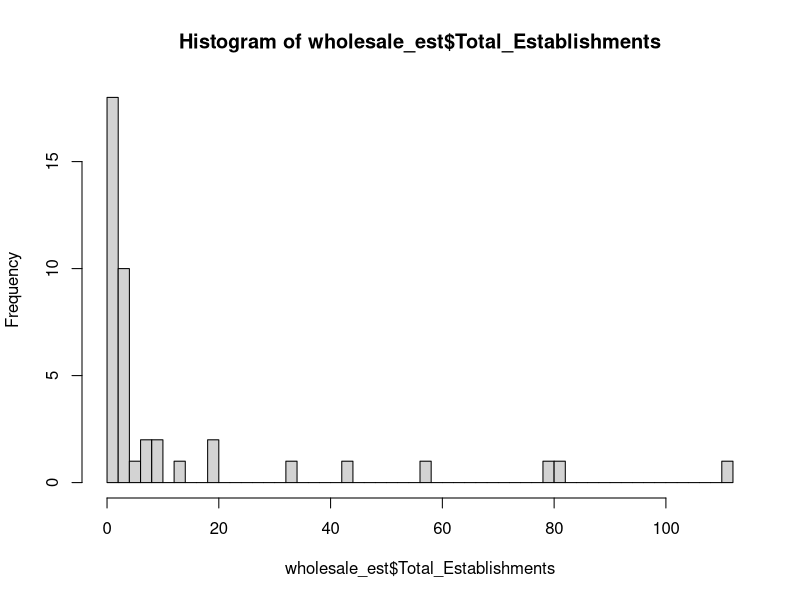

The R script that drew this image:
#Data Set 1 - Load raw data for wholesale distribution 
wholesale <- read.csv("ny_county_wholesale.csv", header = TRUE)

#Examine the imported dataset
head(wholesale)
summary(wholesale)

#Display structure of the data frame
str(wholesale)

#Retrieve only those records with NAICS Codes 42448 and 42459
wholesale_dist <- subset(wholesale, NAICS_Code %in% c(42448,42459))

#Aggregate codes by county to calculate the total number of wholesale trade establishments by FIPS
wholesale_est <- aggregate (Total_Establishments~County_FIPS, sum,data=wholesale_dist)

#plot histogram of total establishment distribution among counties
hist(wholesale_est$Total_Establishments, breaks =50)

summary(wholesale_est)

#Analysis findings, more urban counties closer to NYC have a higher number of wholesale trade establishments
#Since the median number of establishments is 3, and the average is 13, score weights will need to be applied appropriately.









